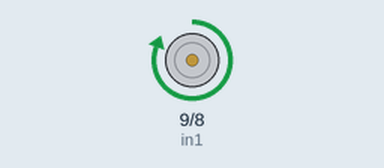
Recording of a sketch running on a simulated Arduino Uno, built with avr-gcc and run on an emulated ATmega328P. Shown: motor-driver pin pairs drawn as motors (green arrow = first pin HIGH = forward, orange = second pin HIGH = backward, longer = more drive).

Above: at 1.5 s.
At 4.0 s:
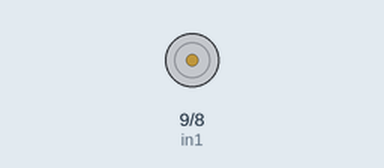
Timing chart, 0 to 6.5 s (numbered marks = the images above):
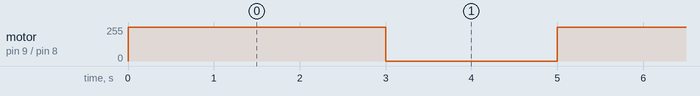

The sketch:

sketch_jan21a_1D.ino
```cpp
//This code is to use with L298n Dual H-bridge motor driver
//It just turns on a DC motor for a certain time and turn it off
//refer to surtrtech.com for more information

int in1 = 9; //Declaring the pins where in1 in2 from the driver are wired
int in2 = 8; //here they are wired with D9 and D8 from Arduino


void setup() {
  pinMode(in1, OUTPUT); //Declaring the pin modes, obviously they're outputs
  pinMode(in2, OUTPUT);

}

//Before starting the loop you should create functions type "void" to control the driver's pins
//Here I created two functions, the first one turns a motor to a direction (you can change it by switching LOW and HIGH
//and the second one to stop the motor

void TurnMotorA(){
  digitalWrite(in1, HIGH);
  digitalWrite(in2, LOW);
}

void TurnOFFA(){
  digitalWrite(in1, LOW);
  digitalWrite(in2, LOW);
}


void loop() {
  TurnMotorA(); //in the loop we use the function to turn the motor for 3s and stop it for 2s
  delay(3000);
  TurnOFFA();
  delay(2000);
}
```

Measured:
- by itself, motor on pin 9 (in1) / pin 8 (in2): alternates forward 255/255 for 3.0 s and stopped for 2.0 s
